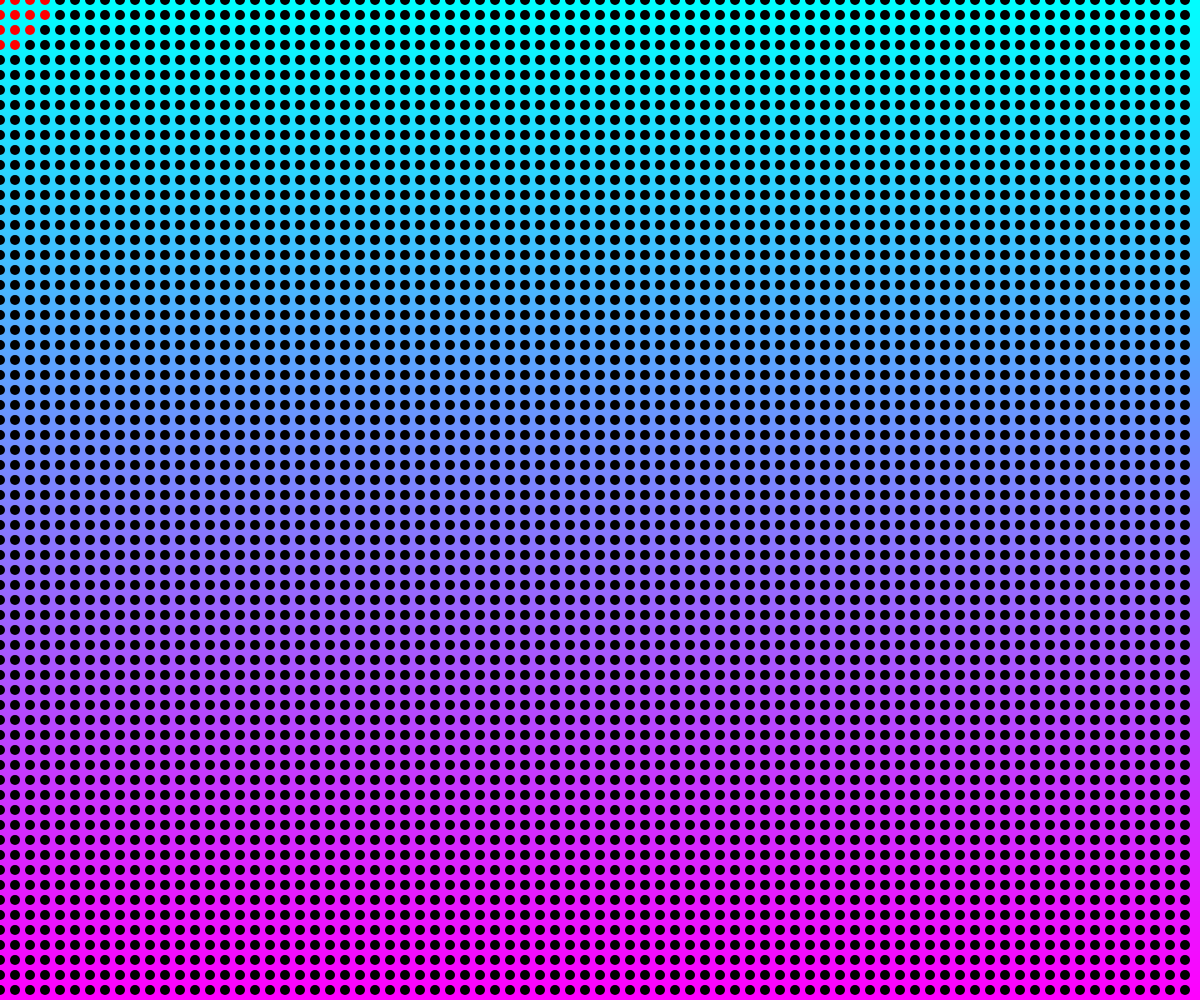
Frame 1 (no input)
Frame 60 (no input): identical to frame 1, image omitted
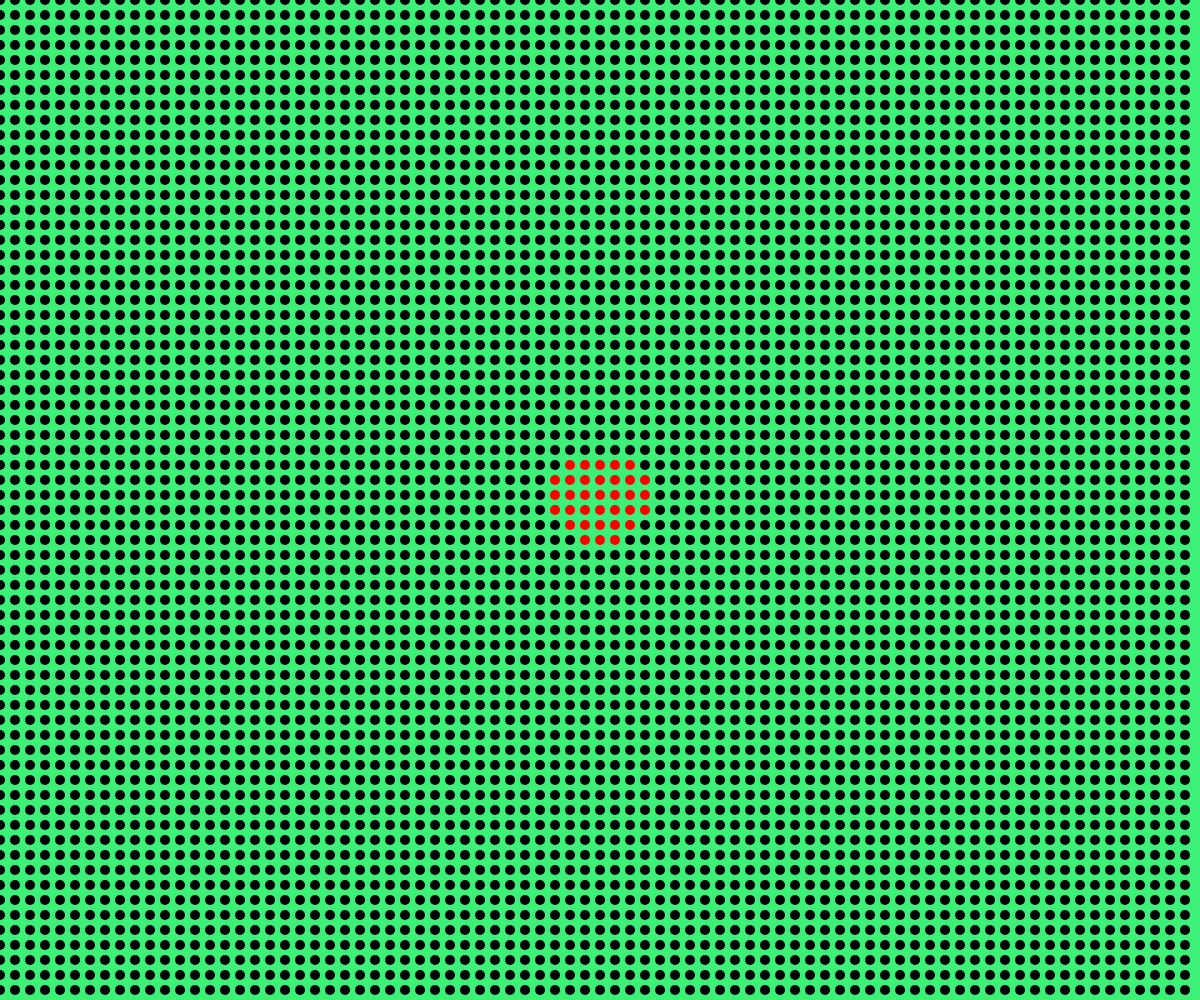
Frame 120 (the mouse pressed at the canvas centre since frame 60)

The p5.js sketch that drew these frames (run headless with seeded random() and noise() and a simulated clock; from frame 60 on, the mouse is pressed at the canvas centre):

// p5.js sketch
// ── sketch.js
// Drawing with loops
// Matiachuk, Skyler
// Sept 25th 2023
//
// Extra for Experts:
// - describe what you did to take this project "above and beyond"

//Global Variables
let numSegments = 1000;
let segmentHeight;
let currentBackground =0; //state variable (0-2)
const GRID_SPACING = 15; //CAP -> const

function grid(){
  //use a nested loop to draw a grid on the screen
  for(let x=0; x<width;x+= GRID_SPACING){
    for(let y=0;y<height;y+=GRID_SPACING){
      //print(x+", "+y);
      if(dist(x,y,mouseX,mouseY) <50){
        fill(255,0,0);
      }
      else{
        fill(0);
      }
      circle(x,y,10);
      //test1
      //line(x,y,mouseX,mouseY);
    }
  }
}

function setup() {
  createCanvas(windowWidth, windowHeight);
  segmentHeight = height/numSegments;
}
function gradient(){
  //draw a series of skinny rectangles - gradient
  noStroke();
  for(let i = 0; i < numSegments; i++){ //repeat 7 loop
    let y= i * segmentHeight;
    let c = map(y,0,height,0,255);
    fill(c,255-c,255);
    rect(0,y,width,segmentHeight);
  }
}

function selectBackground(){
  //check the state variable currentBackground
  //and render the appropriate one.
  if(currentBackground===0) gradient();
  else if (currentBackground===1)background(255);
  else background(60,240,120);  
}

function draw() {
  selectBackground();
  grid();
}



function mousePressed(){
  print(mouseButton);
  if (mouseButton===LEFT){
    currentBackground-=1;
    if(currentBackground<0)currentBackground=2;
  }
  if(currentBackground===CENTER){
    currentBackground+=1;
    if(currentBackground>2)currentBackground=0;
  }
  return false; //overide default behaviour
}
